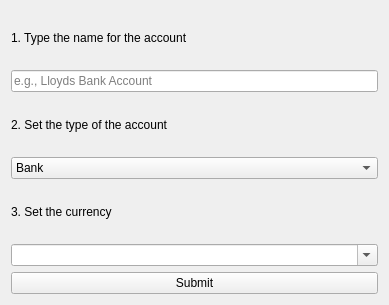
<?xml version="1.0" encoding="UTF-8"?>
<ui version="4.0">
 <class>Form</class>
 <widget class="QWidget" name="Form">
  <property name="geometry">
   <rect>
    <x>0</x>
    <y>0</y>
    <width>389</width>
    <height>305</height>
   </rect>
  </property>
  <property name="windowTitle">
   <string>Form</string>
  </property>
  <layout class="QVBoxLayout" name="verticalLayout">
   <item>
    <widget class="QLabel" name="label">
     <property name="text">
      <string>1. Type the name for the account</string>
     </property>
    </widget>
   </item>
   <item>
    <widget class="QLineEdit" name="name_select_combo">
     <property name="text">
      <string/>
     </property>
     <property name="placeholderText">
      <string>e.g., Lloyds Bank Account</string>
     </property>
    </widget>
   </item>
   <item>
    <widget class="QLabel" name="label_2">
     <property name="text">
      <string>2. Set the type of the account</string>
     </property>
    </widget>
   </item>
   <item>
    <widget class="QComboBox" name="type_select_combo">
     <property name="editable">
      <bool>false</bool>
     </property>
     <item>
      <property name="text">
       <string>Bank</string>
      </property>
     </item>
     <item>
      <property name="text">
       <string>Cash</string>
      </property>
     </item>
     <item>
      <property name="text">
       <string>Credit Card</string>
      </property>
     </item>
     <item>
      <property name="text">
       <string>Investment</string>
      </property>
     </item>
     <item>
      <property name="text">
       <string>Other</string>
      </property>
     </item>
    </widget>
   </item>
   <item>
    <widget class="QLabel" name="label_3">
     <property name="text">
      <string>3. Set the currency</string>
     </property>
    </widget>
   </item>
   <item>
    <widget class="QComboBox" name="currency_select_combo">
     <property name="editable">
      <bool>true</bool>
     </property>
     <property name="insertPolicy">
      <enum>QComboBox::InsertPolicy::NoInsert</enum>
     </property>
     <property name="placeholderText">
      <string>Search Currency ...</string>
     </property>
    </widget>
   </item>
   <item>
    <widget class="QPushButton" name="submit_button">
     <property name="text">
      <string>Submit</string>
     </property>
    </widget>
   </item>
  </layout>
 </widget>
 <resources/>
 <connections/>
</ui>
